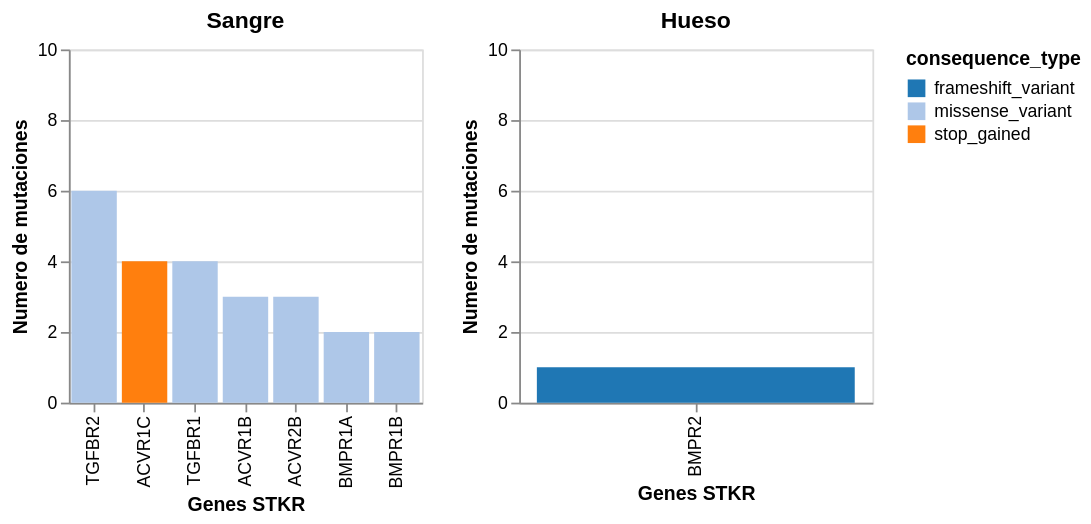

The notebook cell saved with this chart:
### Code cell
mostrar_graficos_grupo('Grupo 4')

### Figure 1 — Vega-Lite specification as saved in the notebook (floating-point values rounded to 4 significant figures)
{"config": {"view": {"continuousWidth": 300, "continuousHeight": 300}}, "hconcat": [{"data": {"name": "data-6e6a825b67316bfea48bb1ca4ff525d5"}, "mark": {"type": "bar"}, "encoding": {"color": {"field": "consequence_type", "scale": {"scheme": "category20"}, "type": "nominal"}, "x": {"field": "TK_Name", "sort": "-y", "title": "Genes STKR", "type": "nominal"}, "y": {"aggregate": "count", "field": "aa_mutation", "scale": {"domain": [0, 10]}, "title": "Numero de mutaciones", "type": "quantitative"}}, "height": 200, "title": "Sangre", "width": 200}, {"data": {"name": "data-80122831654d11cd9bc061c2e41b32c8"}, "mark": {"type": "bar"}, "encoding": {"color": {"field": "consequence_type", "scale": {"scheme": "category20"}, "type": "nominal"}, "x": {"field": "TK_Name", "sort": "-y", "title": "Genes STKR", "type": "nominal"}, "y": {"aggregate": "count", "field": "aa_mutation", "scale": {"domain": [0, 10]}, "title": "Numero de mutaciones", "type": "quantitative"}}, "height": 200, "title": "Hueso", "width": 200}], "$schema": "https://vega.github.io/schema/vega-lite/v5.8.0.json", "datasets": {"data-6e6a825b67316bfea48bb1ca4ff525d5": [{"TK_Name": "ACVR1B", "chromosome": 12, "chromosome_start": 52385762, "chromosome_end": 52385762, "chromosome_strand": 1, "icgc_mutation_id": "MU131015500", "consequence_type": "missense_variant", "project_code": "LAML-US", "tipo_cancer": "Sangre", "cancer_name": "Sangre_LAML-US", "verification_status": "not tested", "platform": "Illumina GA sequencing", "total_read_count": 1056.0, "mutant_allele_read_count": 56.0, "mutant_allele_frequency": 0.05303, "clasificacion": "Media frecuencia", "aa_mutation": "W407C"}, {"TK_Name": "ACVR1B", "chromosome": 12, "chromosome_start": 52385762, "chromosome_end": 52385762, "chromosome_strand": 1, "icgc_mutation_id": "MU131015500", "consequence_type": "missense_variant", "project_code": "LAML-US", "tipo_cancer": "Sangre", "cancer_name": "Sangre_LAML-US", "verification_status": "not tested", "platform": "Illumina GA sequencing", "total_read_count": 1056.0, "mutant_allele_read_count": 56.0, "mutant_allele_frequency": 0.05303, "clasificacion": "Media frecuencia", "aa_mutation": "W500C"}, {"TK_Name": "ACVR1B", "chromosome": 12, "chromosome_start": 52385762, "chromosome_end": 52385762, "chromosome_strand": 1, "icgc_mutation_id": "MU131015500", "consequence_type": "missense_variant", "project_code": "LAML-US", "tipo_cancer": "Sangre", "cancer_name": "Sangre_LAML-US", "verification_status": "not tested", "platform": "Illumina GA sequencing", "total_read_count": 1056.0, "mutant_allele_read_count": 56.0, "mutant_allele_frequency": 0.05303, "clasificacion": "Media frecuencia", "aa_mutation": "W459C"}, {"TK_Name": "BMPR1A", "chromosome": 10, "chromosome_start": 88676967, "chromosome_end": 88676967, "chromosome_strand": 1, "icgc_mutation_id": "MU131008651", "consequence_type": "missense_variant", "project_code": "LAML-US", "tipo_cancer": "Sangre", "cancer_name": "Sangre_LAML-US", "verification_status": "not tested", "platform": "Illumina GA sequencing", "total_read_count": 44.0, "mutant_allele_read_count": 4.0, "mutant_allele_frequency": 0.09091, "clasificacion": "Media frecuencia", "aa_mutation": "G251D"}, {"TK_Name": "BMPR1A", "chromosome": 10, "chromosome_start": 88672028, "chromosome_end": 88672028, "chromosome_strand": 1, "icgc_mutation_id": "MU92166828", "consequence_type": "missense_variant", "project_code": "CLLE-ES", "tipo_cancer": "Sangre", "cancer_name": "Sangre_CLLE-ES", "verification_status": "not tested", "platform": "Illumina HiSeq", "total_read_count": 52.0, "mutant_allele_read_count": 5.0, "mutant_allele_frequency": 0.09615, "clasificacion": "Media frecuencia", "aa_mutation": "R188C"}, {"TK_Name": "TGFBR2", "chromosome": 3, "chromosome_start": 30729900, "chromosome_end": 30729900, "chromosome_strand": 1, "icgc_mutation_id": "MU131055332", "consequence_type": "missense_variant", "project_code": "LAML-US", "tipo_cancer": "Sangre", "cancer_name": "Sangre_LAML-US", "verification_status": "not tested", "platform": "Illumina GA sequencing", "total_read_count": 306.0, "mutant_allele_read_count": 30.0, "mutant_allele_frequency": 0.09804, "clasificacion": "Media frecuencia", "aa_mutation": "F474Y"}, {"TK_Name": "TGFBR2", "chromosome": 3, "chromosome_start": 30729900, "chromosome_end": 30729900, "chromosome_strand": 1, "icgc_mutation_id": "MU131055332", "consequence_type": "missense_variant", "project_code": "LAML-US", "tipo_cancer": "Sangre", "cancer_name": "Sangre_LAML-US", "verification_status": "not tested", "platform": "Illumina GA sequencing", "total_read_count": 306.0, "mutant_allele_read_count": 30.0, "mutant_allele_frequency": 0.09804, "clasificacion": "Media frecuencia", "aa_mutation": "F499Y"}, {"TK_Name": "ACVR2B", "chromosome": 3, "chromosome_start": 38519650, "chromosome_end": 38519650, "chromosome_strand": 1, "icgc_mutation_id": "MU93196922", "consequence_type": "missense_variant", "project_code": "MALY-DE", "tipo_cancer": "Sangre", "cancer_name": "Sangre_MALY-DE", "verification_status": "not tested", "platform": "Illumina HiSeq", "total_read_count": 29.0, "mutant_allele_read_count": 4.0, "mutant_allele_frequency": 0.1379, "clasificacion": "Media frecuencia", "aa_mutation": "P130L"}, {"TK_Name": "TGFBR2", "chromosome": 3, "chromosome_start": 30713273, "chromosome_end": 30713273, "chromosome_strand": 1, "icgc_mutation_id": "MU67734700", "consequence_type": "missense_variant", "project_code": "MALY-DE", "tipo_cancer": "Sangre", "cancer_name": "Sangre_MALY-DE", "verification_status": "not tested", "platform": "Illumina HiSeq", "total_read_count": 234.0, "mutant_allele_read_count": 40.0, "mutant_allele_frequency": 0.1709, "clasificacion": "Media frecuencia", "aa_mutation": "T225S"}, {"TK_Name": "TGFBR2", "chromosome": 3, "chromosome_start": 30713273, "chromosome_end": 30713273, "chromosome_strand": 1, "icgc_mutation_id": "MU67734700", "consequence_type": "missense_variant", "project_code": "MALY-DE", "tipo_cancer": "Sangre", "cancer_name": "Sangre_MALY-DE", "verification_status": "not tested", "platform": "Illumina HiSeq", "total_read_count": 234.0, "mutant_allele_read_count": 40.0, "mutant_allele_frequency": 0.1709, "clasificacion": "Media frecuencia", "aa_mutation": "T200S"}, {"TK_Name": "ACVR1C", "chromosome": 2, "chromosome_start": 158399354, "chromosome_end": 158399354, "chromosome_strand": 1, "icgc_mutation_id": "MU1428999", "consequence_type": "stop_gained", "project_code": "MALY-DE", "tipo_cancer": "Sangre", "cancer_name": "Sangre_MALY-DE", "verification_status": "not tested", "platform": "Illumina HiSeq", "total_read_count": 312.0, "mutant_allele_read_count": 72.0, "mutant_allele_frequency": 0.2308, "clasificacion": "Media frecuencia", "aa_mutation": "R322*"}, {"TK_Name": "ACVR1C", "chromosome": 2, "chromosome_start": 158399354, "chromosome_end": 158399354, "chromosome_strand": 1, "icgc_mutation_id": "MU1428999", "consequence_type": "stop_gained", "project_code": "MALY-DE", "tipo_cancer": "Sangre", "cancer_name": "Sangre_MALY-DE", "verification_status": "not tested", "platform": "Illumina HiSeq", "total_read_count": 312.0, "mutant_allele_read_count": 72.0, "mutant_allele_frequency": 0.2308, "clasificacion": "Media frecuencia", "aa_mutation": "R242*"}, {"TK_Name": "ACVR1C", "chromosome": 2, "chromosome_start": 158399354, "chromosome_end": 158399354, "chromosome_strand": 1, "icgc_mutation_id": "MU1428999", "consequence_type": "stop_gained", "project_code": "MALY-DE", "tipo_cancer": "Sangre", "cancer_name": "Sangre_MALY-DE", "verification_status": "not tested", "platform": "Illumina HiSeq", "total_read_count": 312.0, "mutant_allele_read_count": 72.0, "mutant_allele_frequency": 0.2308, "clasificacion": "Media frecuencia", "aa_mutation": "R272*"}, {"TK_Name": "ACVR1C", "chromosome": 2, "chromosome_start": 158399354, "chromosome_end": 158399354, "chromosome_strand": 1, "icgc_mutation_id": "MU1428999", "consequence_type": "stop_gained", "project_code": "MALY-DE", "tipo_cancer": "Sangre", "cancer_name": "Sangre_MALY-DE", "verification_status": "not tested", "platform": "Illumina HiSeq", "total_read_count": 312.0, "mutant_allele_read_count": 72.0, "mutant_allele_frequency": 0.2308, "clasificacion": "Media frecuencia", "aa_mutation": "R165*"}, {"TK_Name": "TGFBR1", "chromosome": 9, "chromosome_start": 101904984, "chromosome_end": 101904984, "chromosome_strand": 1, "icgc_mutation_id": "MU69152256", "consequence_type": "missense_variant", "project_code": "MALY-DE", "tipo_cancer": "Sangre", "cancer_name": "Sangre_MALY-DE", "verification_status": "not tested", "platform": "Illumina HiSeq", "total_read_count": 272.0, "mutant_allele_read_count": 64.0, "mutant_allele_frequency": 0.2353, "clasificacion": "Media frecuencia", "aa_mutation": "Q247H"}, {"TK_Name": "TGFBR1", "chromosome": 9, "chromosome_start": 101904984, "chromosome_end": 101904984, "chromosome_strand": 1, "icgc_mutation_id": "MU69152256", "consequence_type": "missense_variant", "project_code": "MALY-DE", "tipo_cancer": "Sangre", "cancer_name": "Sangre_MALY-DE", "verification_status": "not tested", "platform": "Illumina HiSeq", "total_read_count": 272.0, "mutant_allele_read_count": 64.0, "mutant_allele_frequency": 0.2353, "clasificacion": "Media frecuencia", "aa_mutation": "Q255H"}, {"TK_Name": "TGFBR1", "chromosome": 9, "chromosome_start": 101904984, "chromosome_end": 101904984, "chromosome_strand": 1, "icgc_mutation_id": "MU69152256", "consequence_type": "missense_variant", "project_code": "MALY-DE", "tipo_cancer": "Sangre", "cancer_name": "Sangre_MALY-DE", "verification_status": "not tested", "platform": "Illumina HiSeq", "total_read_count": 272.0, "mutant_allele_read_count": 64.0, "mutant_allele_frequency": 0.2353, "clasificacion": "Media frecuencia", "aa_mutation": "Q328H"}, {"TK_Name": "TGFBR1", "chromosome": 9, "chromosome_start": 101904984, "chromosome_end": 101904984, "chromosome_strand": 1, "icgc_mutation_id": "MU69152256", "consequence_type": "missense_variant", "project_code": "MALY-DE", "tipo_cancer": "Sangre", "cancer_name": "Sangre_MALY-DE", "verification_status": "not tested", "platform": "Illumina HiSeq", "total_read_count": 272.0, "mutant_allele_read_count": 64.0, "mutant_allele_frequency": 0.2353, "clasificacion": "Media frecuencia", "aa_mutation": "Q324H"}, {"TK_Name": "TGFBR2", "chromosome": 3, "chromosome_start": 30713246, "chromosome_end": 30713246, "chromosome_strand": 1, "icgc_mutation_id": "MU11624859", "consequence_type": "missense_variant", "project_code": "LAML-KR", "tipo_cancer": "Sangre", "cancer_name": "Sangre_LAML-KR", "verification_status": "not tested", "platform": "Illumina HiSeq X Ten", "total_read_count": 62.0, "mutant_allele_read_count": 22.0, "mutant_allele_frequency": 0.3548, "clasificacion": "Media frecuencia", "aa_mutation": "V216I"}, {"TK_Name": "TGFBR2", "chromosome": 3, "chromosome_start": 30713246, "chromosome_end": 30713246, "chromosome_strand": 1, "icgc_mutation_id": "MU11624859", "consequence_type": "missense_variant", "project_code": "LAML-KR", "tipo_cancer": "Sangre", "cancer_name": "Sangre_LAML-KR", "verification_status": "not tested", "platform": "Illumina HiSeq X Ten", "total_read_count": 62.0, "mutant_allele_read_count": 22.0, "mutant_allele_frequency": 0.3548, "clasificacion": "Media frecuencia", "aa_mutation": "V191I"}, {"TK_Name": "ACVR2B", "chromosome": 3, "chromosome_start": 38520628, "chromosome_end": 38520628, "chromosome_strand": 1, "icgc_mutation_id": "MU1423984", "consequence_type": "missense_variant", "project_code": "MALY-DE", "tipo_cancer": "Sangre", "cancer_name": "Sangre_MALY-DE", "verification_status": "not tested", "platform": "Illumina HiSeq", "total_read_count": 59.0, "mutant_allele_read_count": 24.0, "mutant_allele_frequency": 0.4068, "clasificacion": "Media frecuencia", "aa_mutation": "S226P"}, {"TK_Name": "BMPR1B", "chromosome": 4, "chromosome_start": 96051064, "chromosome_end": 96051064, "chromosome_strand": 1, "icgc_mutation_id": "MU68906207", "consequence_type": "missense_variant", "project_code": "MALY-DE", "tipo_cancer": "Sangre", "cancer_name": "Sangre_MALY-DE", "verification_status": "not tested", "platform": "Illumina HiSeq", "total_read_count": 324.0, "mutant_allele_read_count": 156.0, "mutant_allele_frequency": 0.4815, "clasificacion": "Alta frecuencia", "aa_mutation": "G213C"}, {"TK_Name": "BMPR1B", "chromosome": 4, "chromosome_start": 96051064, "chromosome_end": 96051064, "chromosome_strand": 1, "icgc_mutation_id": "MU68906207", "consequence_type": "missense_variant", "project_code": "MALY-DE", "tipo_cancer": "Sangre", "cancer_name": "Sangre_MALY-DE", "verification_status": "not tested", "platform": "Illumina HiSeq", "total_read_count": 324.0, "mutant_allele_read_count": 156.0, "mutant_allele_frequency": 0.4815, "clasificacion": "Alta frecuencia", "aa_mutation": "G243C"}, {"TK_Name": "ACVR2B", "chromosome": 3, "chromosome_start": 38524011, "chromosome_end": 38524011, "chromosome_strand": 1, "icgc_mutation_id": "MU69589133", "consequence_type": "missense_variant", "project_code": "MALY-DE", "tipo_cancer": "Sangre", "cancer_name": "Sangre_MALY-DE", "verification_status": "not tested", "platform": "Illumina HiSeq", "total_read_count": 49.0, "mutant_allele_read_count": 24.0, "mutant_allele_frequency": 0.4898, "clasificacion": "Alta frecuencia", "aa_mutation": "K435T"}], "data-80122831654d11cd9bc061c2e41b32c8": [{"TK_Name": "BMPR2", "chromosome": 2, "chromosome_start": 203329549, "chromosome_end": 203329553, "chromosome_strand": 1, "icgc_mutation_id": "MU74697311", "consequence_type": "frameshift_variant", "project_code": "BOCA-UK", "tipo_cancer": "Hueso", "cancer_name": "Hueso_BOCA-UK", "verification_status": "not tested", "platform": "Illumina HiSeq", "total_read_count": 92.0, "mutant_allele_read_count": 10.0, "mutant_allele_frequency": 0.1087, "clasificacion": "Media frecuencia", "aa_mutation": "RL32"}]}}
